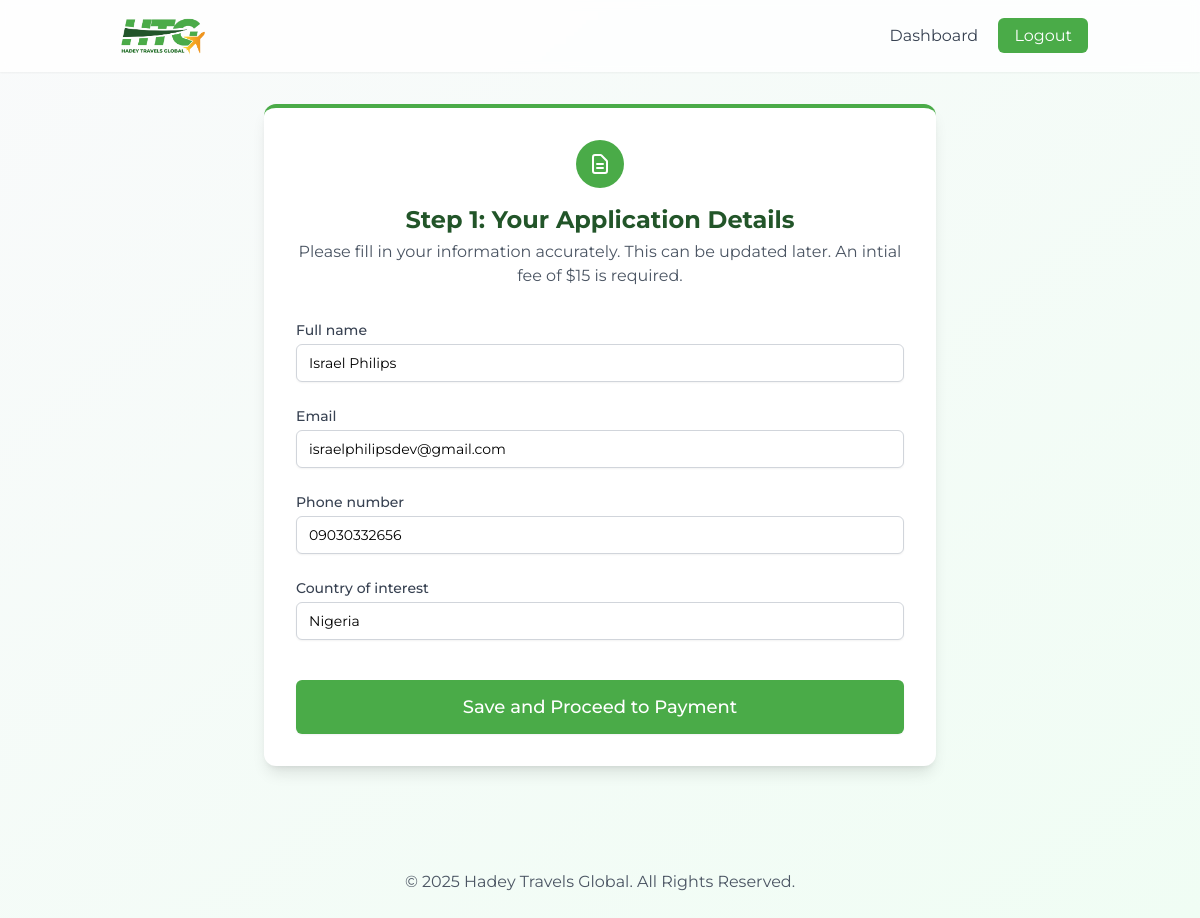
Page /application/ (signed in) on the committed database.
### portal/models.py (models this page shows, shortened)
class Application(models.Model):
    class ApplicationStatus(models.TextChoices):
        STEP_1_APPLICATION_FORM = 'STEP_1_APPLICATION_FORM', 'Step 1: Application Form'
        STEP_2_ADMISSION_FEE = 'STEP_2_ADMISSION_FEE', 'Step 2: Admission Fee'
        STEP_3_AGENCY_FEE = 'STEP_3_AGENCY_FEE', 'Step 3: Agency Fee'
        STEP_4_VISA_APPLICATION = 'STEP_4_VISA_APPLICATION', 'Step 4: Visa Application'
        COMPLETED = 'COMPLETED', 'Completed'
    user = models.OneToOneField(settings.AUTH_USER_MODEL, on_delete=models.CASCADE, related_name='application')
    status = models.CharField(max_length=50, choices=ApplicationStatus.choices, default=ApplicationStatus.STEP_1_APPLICATION_FORM)
    full_name = models.CharField(max_length=255, blank=True, null=True)
    email = models.EmailField(blank=True, null=True)
    phone_number = models.CharField(max_length=20, blank=True, null=True)
    country_of_interest = models.CharField(max_length=100, blank=True, null=True)
    created_at = models.DateTimeField(auto_now_add=True)
    updated_at = models.DateTimeField(auto_now=True)

### portal/views.py (the view)
# urls.py: path('application/', views.application_form_view, name='application_form'),
@login_required
def application_form_view(request):
    application, _ = Application.objects.get_or_create(user=request.user)
    if request.method == 'POST':
        form = ApplicationForm(request.POST, instance=application)
        if form.is_valid():
            form.save()
            return JsonResponse({'success': True, 'message': 'Application saved successfully!'})
        else:
            return JsonResponse({'success': False, 'errors': form.errors}, status=400)
    else:
        form = ApplicationForm(instance=application)
    return render(request, 'portal/application_form.html', {'form': form})

### templates/portal/application_form.html (shortened to what this page needs)
{% extends "base.html" %}
{% block content %}
<div class="max-w-2xl mx-auto">
    <div class="bg-white p-8 rounded-xl shadow-lg border-t-4 border-primary-green">
        <div class="text-center mb-8">
            <div class="mx-auto flex items-center justify-center h-12 w-12 rounded-full bg-primary-green text-white">
                <svg xmlns="http://www.w3.org/2000/svg" class="h-6 w-6" fill="none" viewBox="0 0 24 24" stroke="currentColor"><path stroke-linecap="round" stroke-linejoin="round" stroke-width="2" d="M9 12h6m-6 4h6m2 5H7a2 2 0 01-2-2V5a2 2 0 012-2h5.586a1 1 0 01.707.293l5.414 5.414a1 1 0 01.293.707V19a2 2 0 01-2 2z" /></svg>
            </div>
            <h1 class="text-2xl font-bold text-dark-green mt-4">Step 1: Your Application Details</h1>
            <p class="text-gray-600 mt-1">Please fill in your information accurately. This can be updated later. An intial fee of $15 is required.</p>
        </div>
        <form method="post" id="applicationForm">
            <div class="space-y-6">
                {% for field in form %}
                <div>
                    <label for="{{ field.id_for_label }}" class="block text-sm font-medium text-gray-700">{{ field.label }}</label>
                    {{ field }}
                </div>
                {% endfor %}
                <div class="pt-4">
                    <button type="submit" id="submitBtn" class="w-full flex justify-center py-3 px-4 border border-transparent rounded-md shadow-sm text-lg font-medium text-white bg-primary-green hover:bg-dark-green focus:outline-none focus:ring-2 focus:ring-offset-2 focus:ring-primary-green transition-colors">
                        Save and Proceed to Payment
                    </button>
                </div>
            </div>
        </form>
    </div>
</div>
{% endblock %}

### rows in the picture
Application: form "Israel Philips" "israelphilipsdev@gmail.com" "09030332656" "Nigeria"

### other values in the picture
{{ field.label }} "Full name" "Email" "Phone number" "Country of interest"
